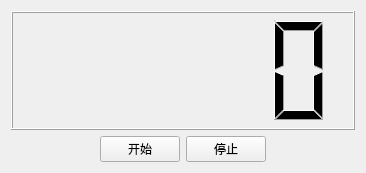
<?xml version="1.0" encoding="UTF-8"?>
<ui version="4.0">
 <class>Widget</class>
 <widget class="QWidget" name="Widget">
  <property name="geometry">
   <rect>
    <x>0</x>
    <y>0</y>
    <width>366</width>
    <height>173</height>
   </rect>
  </property>
  <property name="windowTitle">
   <string>Widget</string>
  </property>
  <layout class="QGridLayout" name="gridLayout">
   <item row="2" column="3">
    <spacer name="horizontalSpacer_2">
     <property name="orientation">
      <enum>Qt::Horizontal</enum>
     </property>
     <property name="sizeHint" stdset="0">
      <size>
       <width>82</width>
       <height>20</height>
      </size>
     </property>
    </spacer>
   </item>
   <item row="0" column="0" rowspan="2" colspan="4">
    <widget class="QLCDNumber" name="lcdNumber"/>
   </item>
   <item row="2" column="1">
    <widget class="QPushButton" name="startButton">
     <property name="text">
      <string>开始</string>
     </property>
     <property name="iconSize">
      <size>
       <width>30</width>
       <height>30</height>
      </size>
     </property>
    </widget>
   </item>
   <item row="2" column="0">
    <spacer name="horizontalSpacer">
     <property name="orientation">
      <enum>Qt::Horizontal</enum>
     </property>
     <property name="sizeHint" stdset="0">
      <size>
       <width>82</width>
       <height>20</height>
      </size>
     </property>
    </spacer>
   </item>
   <item row="2" column="2">
    <widget class="QPushButton" name="stopButton">
     <property name="text">
      <string>停止</string>
     </property>
     <property name="iconSize">
      <size>
       <width>30</width>
       <height>30</height>
      </size>
     </property>
    </widget>
   </item>
  </layout>
 </widget>
 <resources/>
 <connections/>
</ui>
